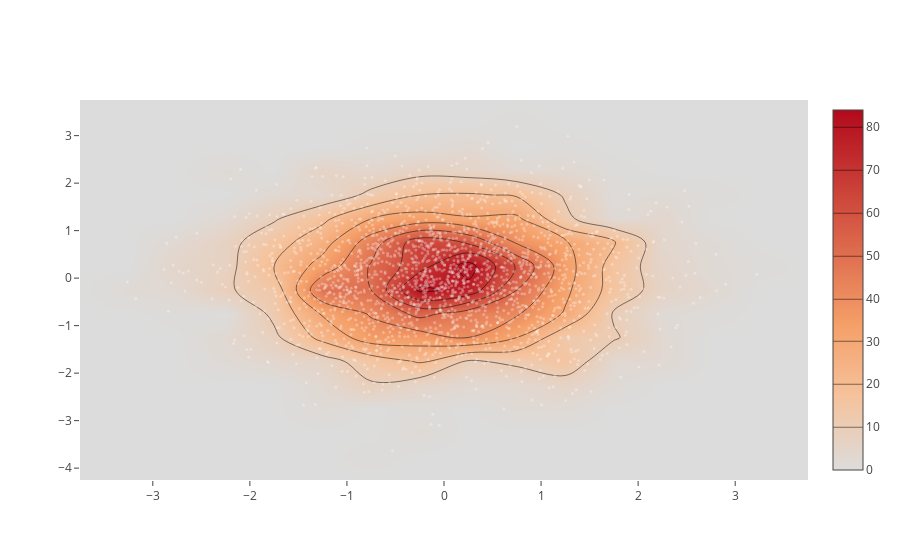

Write notebook code for a chart like this one.
### Code cell
import plotly.graph_objs as go

import numpy as np

x = np.random.randn(2000)
y = np.random.randn(2000)
iplot([go.Histogram2dContour(x=x, y=y, contours=dict(coloring='heatmap')),
       go.Scatter(x=x, y=y, mode='markers', marker=dict(color='white', size=3, opacity=0.3))], show_link=False)

### Figure 1 — Plotly figure (JSON) as saved in the notebook; plotly's stock layout.template omitted (floating-point values rounded to 4 significant figures; data arrays with more than 128 entries replaced by an {"elided": "..."} marker saying what was removed)
{"data": [{"contours": {"coloring": "heatmap"}, "type": "histogram2dcontour", "uid": "5ceb496c-b145-4f49-ba22-5977b95855e6", "x": {"elided": "2000 float values"}, "y": {"elided": "2000 float values"}}, {"marker": {"color": "white", "opacity": 0.3, "size": 3}, "mode": "markers", "type": "scatter", "uid": "bde74a11-d4ee-4dd4-a7d8-0f6bddfd8335", "x": {"elided": "2000 float values"}, "y": {"elided": "2000 float values"}}], "layout": {}}
